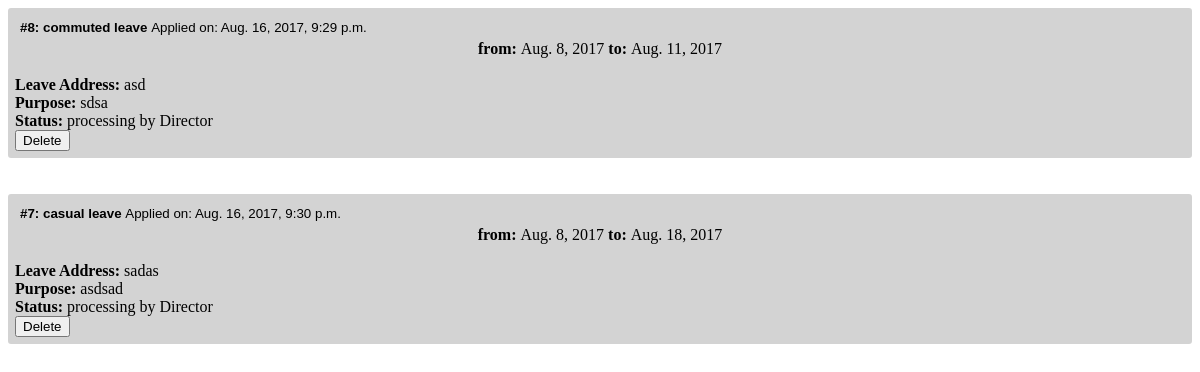
Before: /leave/getleaves (signed in) with the older database file.
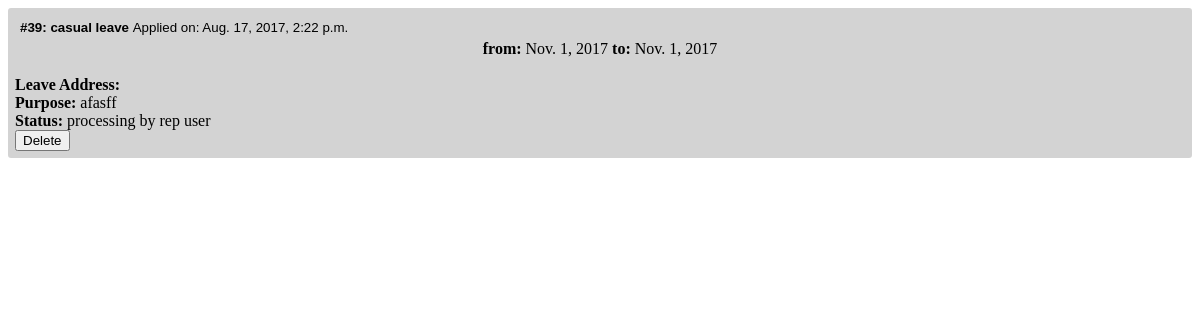
After: the same page with the newer database file.
### leaveapplication/models.py (models this page shows, shortened)
class Leave(models.Model):
    applicant = models.ForeignKey(User, related_name='applied_for', on_delete=models.CASCADE)
    replacing_user = models.ForeignKey(User, related_name='replaced_for', on_delete=models.CASCADE)
    type_of_leave = models.CharField(max_length=20, choices=LEAVE_CHOICE, default='station')
    applied_time = models.DateTimeField(auto_now=True)
    start_date = models.DateField()
    end_date = models.DateField()
    purpose = models.CharField(max_length=500, blank=False)
    leave_address = models.CharField(max_length=100, blank=True)
    processing_status = models.CharField(max_length=20, default='rep user', choices=PROCESSING_BY_CHOICES)
    application_status = models.CharField(max_length=20, default='processing', choices=APPLICATION_STATUSES)

### leaveapplication/views.py (the view)
@login_required(login_url='/accounts/login')
def get_leaves(request):
    try:
        leaves = request.user.applied_for.order_by('-id')
    except Exception as e:
        return HttpResponse(str(e))
    if leaves.count()==0:
        return HttpResponse('No Leave History !')
    return render(request, 'leaveapplication/leaves.html', {'user':request.user, 'leaves': leaves})

### templates/leaveapplication/leaves.html
{% for leave in leaves %}
<div id='leave-box-{{ leave.id }}'>
	<div class='container-fluid' style='background-color: rgba(110,110,110,0.3); padding:7px; border-radius: 3px;'>
		<button class="form-group col-md-12" data-toggle="collapse" data-target="#demo-{{ leave.id }}" style="background-color: rgba(0,0,0,0); border: solid 0px; padding: 0px; margin:5px;">
			<strong>
			  #{{ leave.id }}: {{ leave.type_of_leave }} leave
		  	</strong>
		  	Applied on: {{ leave.applied_time }}
		  	<br>
		</button>
	 <div id='demo-{{ leave.id }}' class = 'collapse'>
		<center>
		<strong style="display: inline;">from: </strong>
		<p style="display: inline;">{{leave.start_date}}</p>
		<strong style="display: inline;">to: </strong>
		<p style="display: inline;">{{leave.end_date}}</p>
		</center>
		<br>
		<strong style="display: inline;">Leave Address: </strong>
		<p style="display: inline;">{{leave.leave_address}}</p>
		<br>
		<strong style="display: inline;">Purpose: </strong>
		<p style="display: inline;">{{leave.purpose}}</p>
		<br>
		<strong style="display: inline;">Status: </strong>
		<p style="display: inline;">{{leave.application_status }} by {{ leave.processing_status }}</p>
		<br>
	 </div>
	 {% if leave.application_status == 'processing' %}
	 <button name="delete" class="btn btn-danger" data="{{ leave.id }}" id="delete">Delete</button>
	 {% endif %}
	 <br>
	</div>
	<br>
	<br>
</div>
{% endfor %}

Changed rows visible on the page:
removed Leave: id "8", type_of_leave "commuted", applied_time "Aug. 16, 2017, 9:29 p.m.", start_date "Aug. 8, 2017", end_date "Aug. 11, 2017", leave_address "asd", purpose "sdsa", application_status "processing", processing_status "Director"
removed Leave: id "7", type_of_leave "casual", applied_time "Aug. 16, 2017, 9:30 p.m.", start_date "Aug. 8, 2017", end_date "Aug. 18, 2017", leave_address "sadas", purpose "asdsad", application_status "processing", processing_status "Director"
added Leave: id "39", type_of_leave "casual", applied_time "Aug. 17, 2017, 2:22 p.m.", start_date "Nov. 1, 2017", end_date "Nov. 1, 2017", purpose "afasff", application_status "processing", processing_status "rep user"
